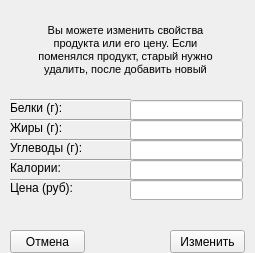
<?xml version="1.0" encoding="UTF-8"?>
<ui version="4.0">
 <class>productAdder</class>
 <widget class="QWidget" name="productAdder">
  <property name="windowTitle">
   <string>Добавить</string>
  </property>
  <widget class="QLabel" name="label">
   <property name="geometry">
    <rect>
     <x>10</x>
     <y>0</y>
     <width>231</width>
     <height>101</height>
    </rect>
   </property>
   <property name="text">
    <string>&lt;!DOCTYPE HTML PUBLIC &quot;-//W3C//DTD HTML 4.0//EN&quot; &quot;http://www.w3.org/TR/REC-html40/strict.dtd&quot;&gt;
&lt;html&gt;&lt;head&gt;&lt;meta name=&quot;qrichtext&quot; content=&quot;1&quot; /&gt;&lt;style type=&quot;text/css&quot;&gt;
p, li { white-space: pre-wrap; }
&lt;/style&gt;&lt;/head&gt;&lt;body style=&quot; font-family:'MS Shell Dlg 2'; font-size:8pt; font-weight:400; font-style:normal;&quot;&gt;
&lt;p align=&quot;center&quot; style=&quot; margin-top:12px; margin-bottom:12px; margin-left:0px; margin-right:0px; -qt-block-indent:0; text-indent:0px;&quot;&gt;Вы можете изменить свойства&lt;br /&gt;продукта или его цену. Если&lt;br /&gt;поменялся продукт, старый нужно&lt;br /&gt;удалить, после добавить новый&lt;/p&gt;&lt;/body&gt;&lt;/html&gt;</string>
   </property>
  </widget>
  <widget class="QLabel" name="proteinLine">
   <property name="geometry">
    <rect>
     <x>10</x>
     <y>100</y>
     <width>90</width>
     <height>16</height>
    </rect>
   </property>
   <property name="text">
    <string>Белки (г):</string>
   </property>
  </widget>
  <widget class="QLabel" name="fatsLine">
   <property name="geometry">
    <rect>
     <x>10</x>
     <y>120</y>
     <width>90</width>
     <height>16</height>
    </rect>
   </property>
   <property name="text">
    <string>Жиры (г):</string>
   </property>
  </widget>
  <widget class="QLabel" name="carbonLine">
   <property name="geometry">
    <rect>
     <x>10</x>
     <y>140</y>
     <width>90</width>
     <height>16</height>
    </rect>
   </property>
   <property name="text">
    <string>Углеводы (г):</string>
   </property>
  </widget>
  <widget class="QLabel" name="caloriesLine">
   <property name="geometry">
    <rect>
     <x>10</x>
     <y>160</y>
     <width>90</width>
     <height>16</height>
    </rect>
   </property>
   <property name="text">
    <string>Калории:</string>
   </property>
  </widget>
  <widget class="QLabel" name="priceLine">
   <property name="geometry">
    <rect>
     <x>10</x>
     <y>180</y>
     <width>90</width>
     <height>16</height>
    </rect>
   </property>
   <property name="text">
    <string>Цена (руб):</string>
   </property>
  </widget>
  <widget class="QLineEdit" name="proteinEditor">
   <property name="geometry">
    <rect>
     <x>130</x>
     <y>100</y>
     <width>113</width>
     <height>20</height>
    </rect>
   </property>
  </widget>
  <widget class="QLineEdit" name="fatsEditor">
   <property name="geometry">
    <rect>
     <x>130</x>
     <y>120</y>
     <width>113</width>
     <height>20</height>
    </rect>
   </property>
  </widget>
  <widget class="QLineEdit" name="carbohydratesEditor">
   <property name="geometry">
    <rect>
     <x>130</x>
     <y>140</y>
     <width>113</width>
     <height>20</height>
    </rect>
   </property>
  </widget>
  <widget class="QLineEdit" name="caloriesEditor">
   <property name="geometry">
    <rect>
     <x>130</x>
     <y>160</y>
     <width>113</width>
     <height>20</height>
    </rect>
   </property>
  </widget>
  <widget class="QLineEdit" name="priceEditor">
   <property name="geometry">
    <rect>
     <x>130</x>
     <y>180</y>
     <width>113</width>
     <height>20</height>
    </rect>
   </property>
  </widget>
  <widget class="Line" name="line">
   <property name="geometry">
    <rect>
     <x>10</x>
     <y>92</y>
     <width>121</width>
     <height>16</height>
    </rect>
   </property>
   <property name="orientation">
    <enum>Qt::Horizontal</enum>
   </property>
  </widget>
  <widget class="Line" name="line_2">
   <property name="geometry">
    <rect>
     <x>10</x>
     <y>112</y>
     <width>121</width>
     <height>16</height>
    </rect>
   </property>
   <property name="orientation">
    <enum>Qt::Horizontal</enum>
   </property>
  </widget>
  <widget class="Line" name="line_3">
   <property name="geometry">
    <rect>
     <x>10</x>
     <y>132</y>
     <width>121</width>
     <height>16</height>
    </rect>
   </property>
   <property name="orientation">
    <enum>Qt::Horizontal</enum>
   </property>
  </widget>
  <widget class="Line" name="line_4">
   <property name="geometry">
    <rect>
     <x>10</x>
     <y>152</y>
     <width>121</width>
     <height>16</height>
    </rect>
   </property>
   <property name="orientation">
    <enum>Qt::Horizontal</enum>
   </property>
  </widget>
  <widget class="Line" name="line_5">
   <property name="geometry">
    <rect>
     <x>10</x>
     <y>172</y>
     <width>121</width>
     <height>16</height>
    </rect>
   </property>
   <property name="orientation">
    <enum>Qt::Horizontal</enum>
   </property>
  </widget>
  <widget class="QPushButton" name="editConfirmButton">
   <property name="geometry">
    <rect>
     <x>170</x>
     <y>230</y>
     <width>75</width>
     <height>23</height>
    </rect>
   </property>
   <property name="text">
    <string>Изменить</string>
   </property>
  </widget>
  <widget class="QPushButton" name="cancelEditorButton">
   <property name="geometry">
    <rect>
     <x>10</x>
     <y>230</y>
     <width>75</width>
     <height>23</height>
    </rect>
   </property>
   <property name="text">
    <string>Отмена</string>
   </property>
  </widget>
  <widget class="QLabel" name="editorStatusText">
   <property name="geometry">
    <rect>
     <x>10</x>
     <y>60</y>
     <width>231</width>
     <height>20</height>
    </rect>
   </property>
   <property name="text">
    <string/>
   </property>
   <property name="alignment">
    <set>Qt::AlignCenter</set>
   </property>
  </widget>
 </widget>
 <resources/>
 <connections/>
</ui>
